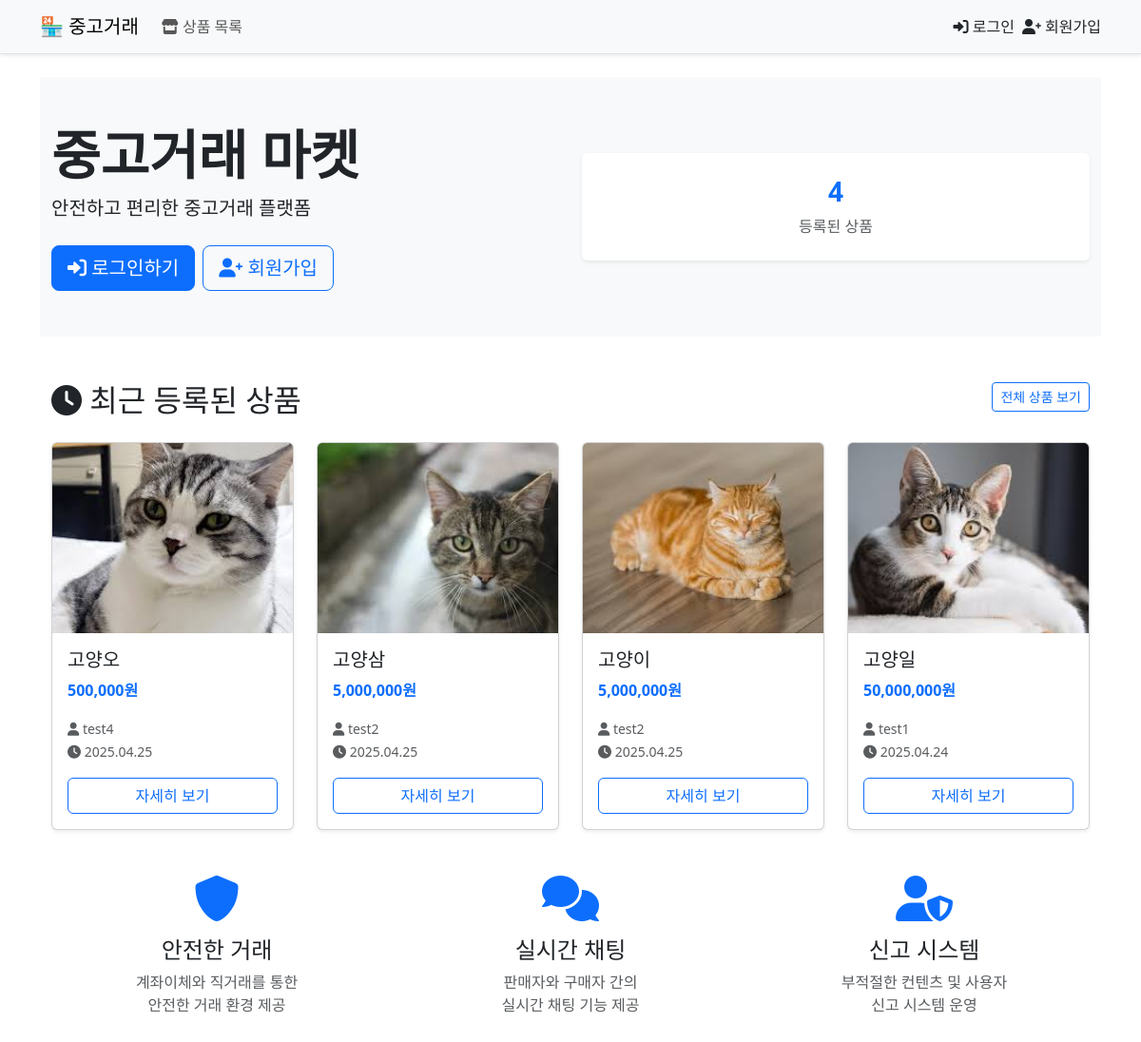
Before: / with the older database file.
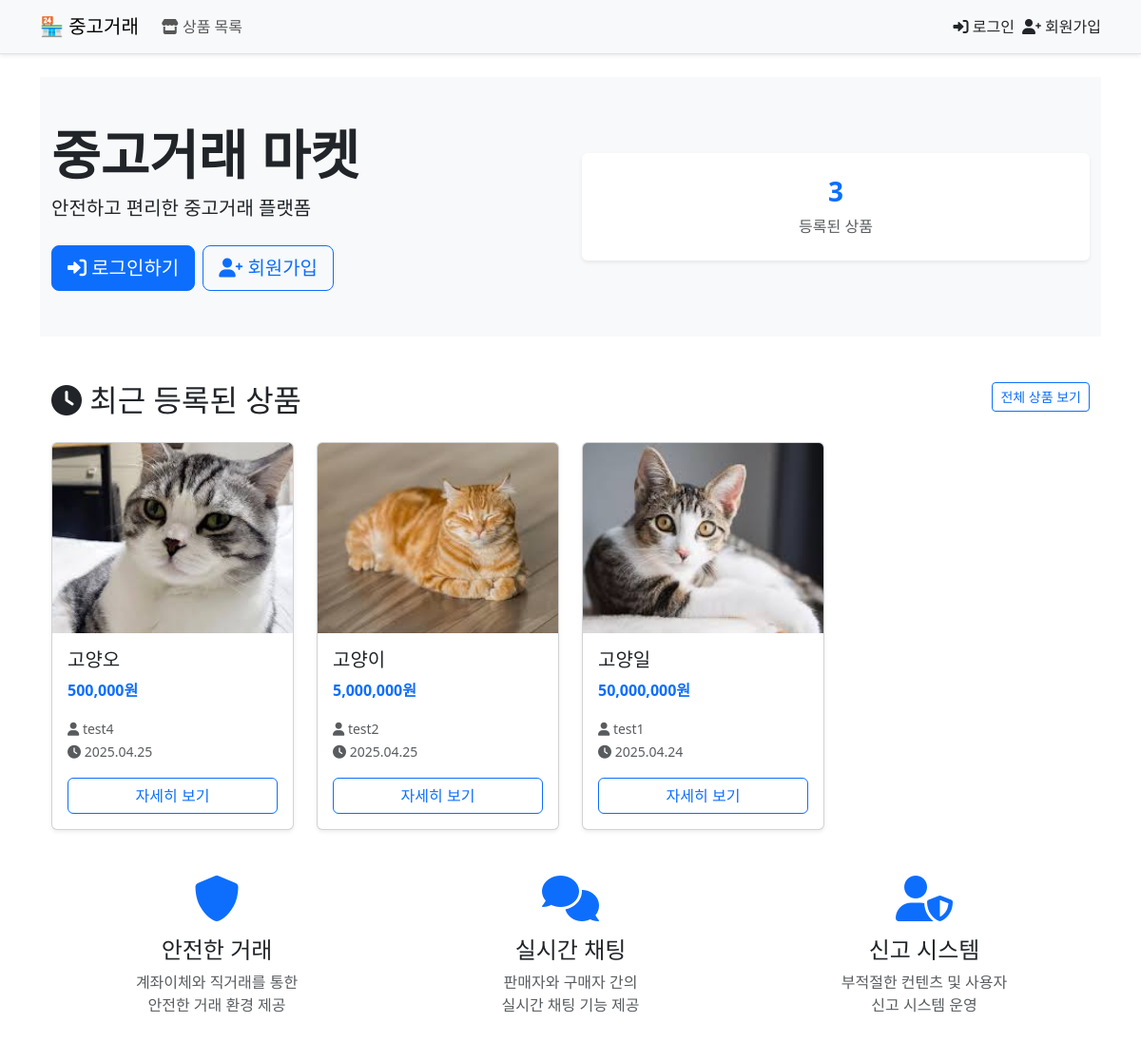
After: the same page with the newer database file.
### products/models.py (models this page shows)
class Product(models.Model):
    name = models.CharField(max_length=100)
    description = models.TextField()
    price = models.PositiveIntegerField()
    user = models.ForeignKey(CustomUser, on_delete=models.CASCADE)
    created_at = models.DateTimeField(auto_now_add=True)
    is_hidden = models.BooleanField(default=False)

class ProductImage(models.Model):
    product = models.ForeignKey(Product, on_delete=models.CASCADE)
    image = models.ImageField(upload_to='product_images/')

### accounts/models.py (models this page shows)
class CustomUser(AbstractUser):
    bio = models.TextField(blank=True)
    account_number = models.CharField(max_length=30, blank=True)
    is_admin = models.BooleanField(default=False)
    is_active = models.BooleanField(default=True)

### core/views.py (the view)
# urls.py: path('', index_view, name='index'),  # /
def index_view(request):
    recent_products = Product.objects.filter(
        is_hidden=False,
        user__is_active=True  # 활성화된 사용자의 상품만 표시
    ).order_by('-created_at')[:8]
    stats = {
        'total_products': Product.objects.filter(
            is_hidden=False,
            user__is_active=True
        ).count(),
    }
    context = {
        'recent_products': recent_products,
        'stats': stats,
    }
    return render(request, 'core/index.html', context)

### templates/core/index.html
{% extends 'base.html' %}
{% load humanize %}
{% block content %}
<div class="bg-light py-5 mb-5">
  <div class="container">
    <div class="row align-items-center">
      <div class="col-md-6">
        <h1 class="display-4 fw-bold">중고거래 마켓</h1>
        <p class="lead">안전하고 편리한 중고거래 플랫폼</p>
        <div class="d-flex gap-2 mt-4">
          {% if user.is_authenticated %}
            <a href="{% url 'products:product_create' %}" class="btn btn-primary btn-lg">
              <i class="fas fa-plus"></i> 상품 등록하기
            </a>
          {% else %}
            <a href="{% url 'accounts:login' %}" class="btn btn-primary btn-lg">
              <i class="fas fa-sign-in-alt"></i> 로그인하기
            </a>
            <a href="{% url 'accounts:signup' %}" class="btn btn-outline-primary btn-lg">
              <i class="fas fa-user-plus"></i> 회원가입
            </a>
          {% endif %}
        </div>
      </div>
      <div class="col-md-6">
        <div class="card border-0 shadow-sm">
          <div class="card-body p-4 text-center">
            <h3 class="fw-bold text-primary">{{ stats.total_products }}</h3>
            <p class="text-muted mb-0">등록된 상품</p>
          </div>
        </div>
      </div>
    </div>
  </div>
</div>
<div class="container mb-5">
  <h2 class="mb-4">
    <i class="fas fa-clock"></i> 최근 등록된 상품
    <a href="{% url 'products:product_list' %}" class="btn btn-outline-primary btn-sm float-end">
      전체 상품 보기
    </a>
  </h2>
  {% if recent_products %}
    <div class="row row-cols-1 row-cols-md-2 row-cols-lg-4 g-4">
      {% for product in recent_products %}
        <div class="col">
          <div class="card h-100 shadow-sm">
            {% if product.productimage_set.first %}
              <img src="{{ product.productimage_set.first.image.url }}" class="card-img-top" alt="{{ product.name }}"
                   style="height: 200px; object-fit: cover;">
            {% else %}
              <div class="card-img-top bg-light d-flex align-items-center justify-content-center" style="height: 200px;">
                <i class="fas fa-image text-muted fa-3x"></i>
              </div>
            {% endif %}
            <div class="card-body">
              <h5 class="card-title text-truncate">{{ product.name }}</h5>
              <p class="card-text fw-bold text-primary">{{ product.price|intcomma }}원</p>
              <p class="card-text">
                <small class="text-muted">
                  <i class="fas fa-user"></i> {{ product.user.username }}<br>
                  <i class="fas fa-clock"></i> {{ product.created_at|date:"Y.m.d" }}
                </small>
              </p>
              <a href="{% url 'products:product_detail' product.id %}" class="btn btn-outline-primary w-100">
                자세히 보기
              </a>
            </div>
          </div>
        </div>
      {% endfor %}
    </div>
  {% else %}
    <div class="text-center py-5">
      <i class="fas fa-box-open fa-3x text-muted mb-3"></i>
      <p class="lead text-muted">등록된 상품이 없습니다.</p>
    </div>
  {% endif %}
</div>
<div class="container mb-5">
  <div class="row g-4">
    <div class="col-md-4">
      <div class="text-center">
        <i class="fas fa-shield-alt fa-3x text-primary mb-3"></i>
        <h4>안전한 거래</h4>
        <p class="text-muted">계좌이체와 직거래를 통한<br>안전한 거래 환경 제공</p>
      </div>
    </div>
    <div class="col-md-4">
      <div class="text-center">
        <i class="fas fa-comments fa-3x text-primary mb-3"></i>
        <h4>실시간 채팅</h4>
        <p class="text-muted">판매자와 구매자 간의<br>실시간 채팅 기능 제공</p>
      </div>
    </div>
    <div class="col-md-4">
      <div class="text-center">
        <i class="fas fa-user-shield fa-3x text-primary mb-3"></i>
        <h4>신고 시스템</h4>
        <p class="text-muted">부적절한 컨텐츠 및 사용자<br>신고 시스템 운영</p>
      </div>
    </div>
  </div>
</div>
{% endblock %}

Changed rows visible on the page:
no longer on this page (row edited): Product: productimage_set.first.image (picture), name "고양삼", price "5,000,000", user.username "test2", created_at "2025.04.25"
Other visible differences:
{{ stats.total_products }}: "4" → "3"
